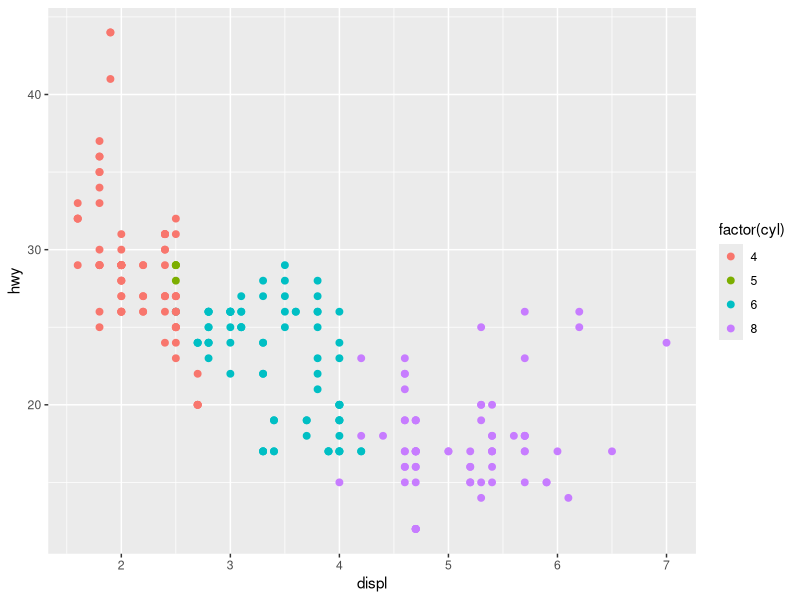
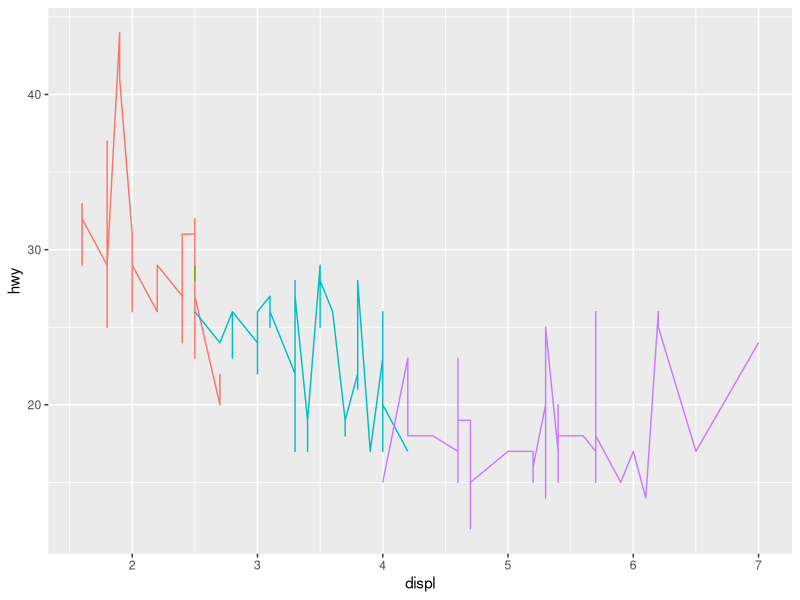
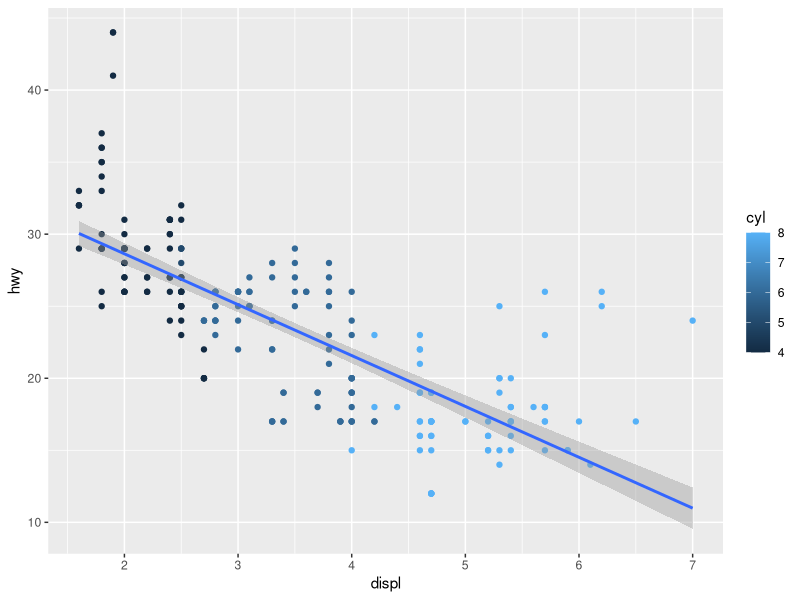
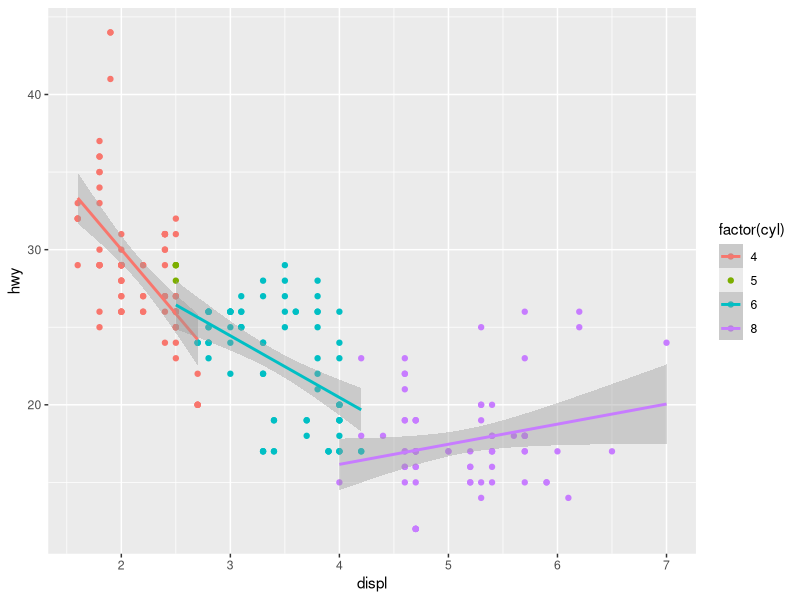
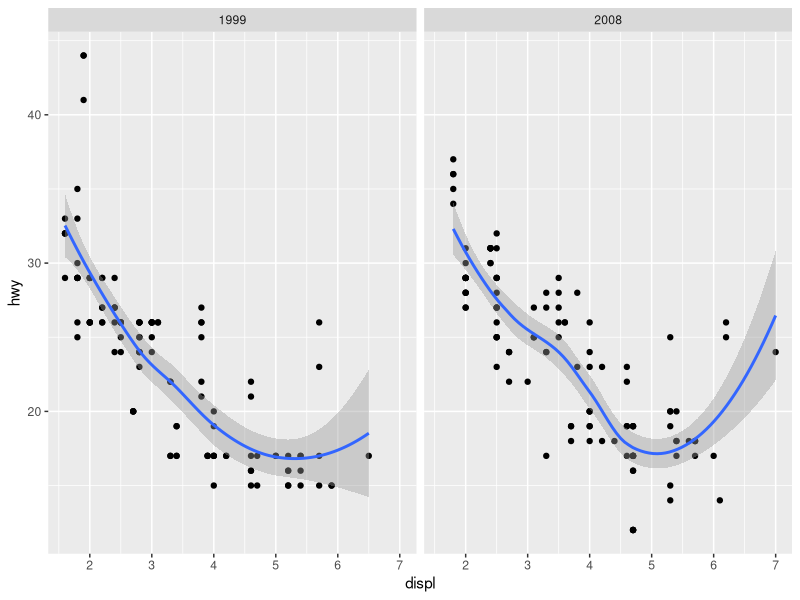
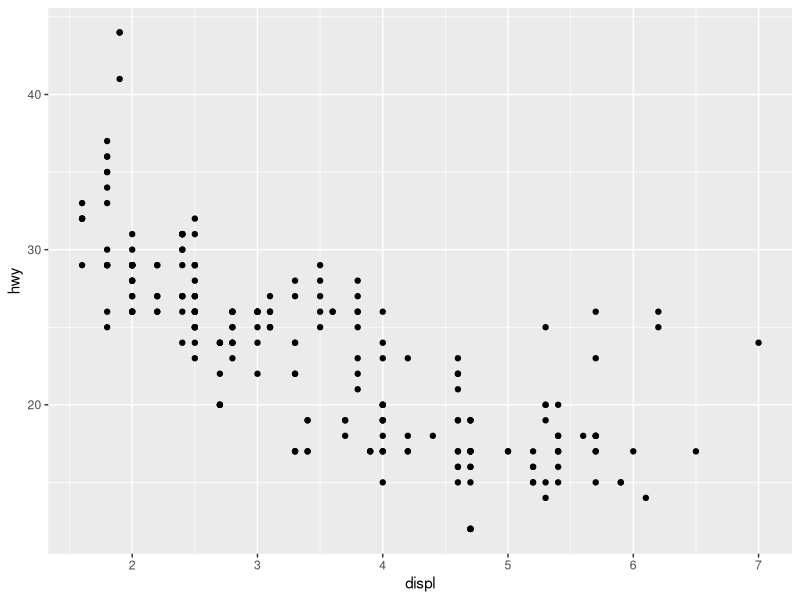
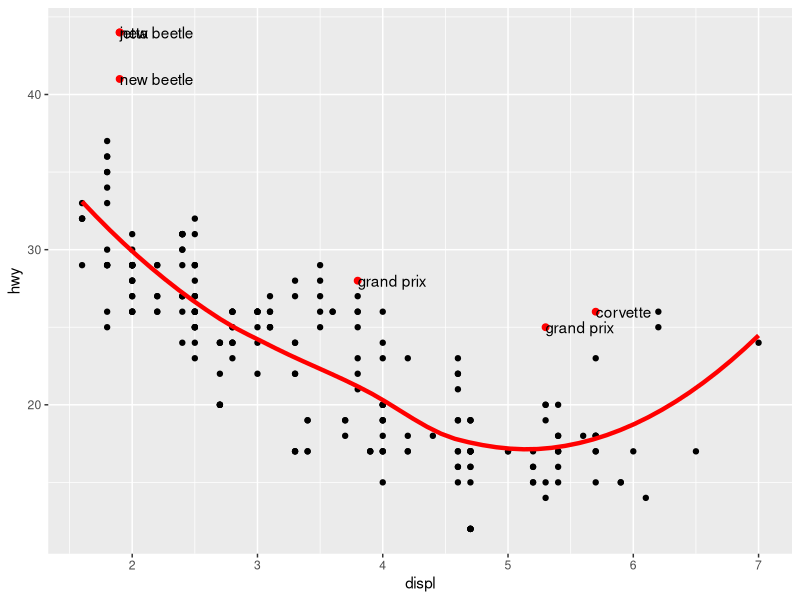
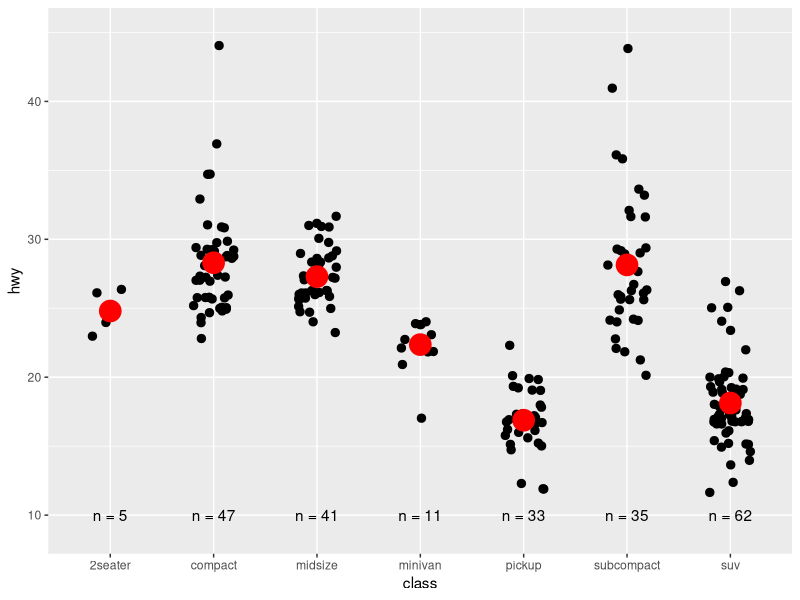

Write R code to recreate these figures, in order.
#Chapter 10: Mastering the Grammar
library(tidyverse)
library(dplyr)
library(ggplot2)

#Building a Scatterplot
ggplot(data = mpg, aes(x = displ, y = hwy, colour = factor(cyl))) +
  geom_point(size = 2)

new_df <- data.frame(x = c(1.8, 1.8, 2.0, 2.0, 2.8, 2.8, 3.1, 1.8),
                     y = c(29, 29, 31, 30, 26, 26, 27, 26),
                     colour = c(4, 4, 4, 4, 6, 6, 6, 4))
ggplot(data = mpg, aes(x = displ, y = hwy, colour = factor(cyl))) +
  geom_line() +
  theme(legend.position = "none")


#Overlaying multiple geoms
ggplot(data = mpg, aes(x = displ, y = hwy, colour = cyl)) +
  geom_point() +
  geom_smooth(method = "lm")

#Note the effect of factor
ggplot(data = mpg, aes(x = displ, y = hwy, colour = factor(cyl))) +
  geom_point() +
  geom_smooth(method = "lm")


#10.3 Adding complexity

ggplot(data = mpg, aes(x = displ, y = hwy)) +
  geom_point() +
  geom_smooth() +
  facet_wrap(~year)

#11 Build a plot layer by layer
#Each layer can come from a different dataset and have a different aesthetic
#mapping, making it possible to create sophisticated plots that display data
#from multiple sources
p <- ggplot(data = mpg, aes(x = displ, y = hwy))

#Addign a layer
p +geom_point()

data(mpg)
mod <- loess(hwy ~ displ, data = mpg)
grid <- tibble(seq(from = min(mpg$displ), to = max(mpg$displ), length.out = 50))
names(grid) <- c("displ")
grid$hwy <- predict(mod, newdata = grid)


mpg$std_resid <- resid(mod)/mod$s
outlier <- mpg %>%
  subset(abs(std_resid) > 2)

p + geom_point() +
  geom_line(data = grid, colour = "red", size = 1.5) +
  geom_point(data = outlier, aes(x = displ, y = hwy), size = 2, colour = "red") +
  geom_text(data = outlier, aes(label = model), hjust = "left")
#Note: do not pass size and color into aes() mapping


class <- mpg %>%
  group_by(class) %>%
  summarise(n = n(), hwy = mean(hwy))


#Exercise 11.3.1.2
ggplot(data = class, aes(x = class, y = hwy)) +
  geom_jitter(data = mpg, aes(x = class, y = hwy), width = 0.2, size = 2.5) +
  geom_point(data = class, aes(x = class, y = hwy), colour = "red", size = 7) +
  geom_text(y = 10, aes(label = paste0("n = ", n))) +
  ylim(9,45)
  
#Aesthetic Mappings
ggplot(data = mpg, aes(x = displ, y = hwy, colour = class)) +
  geom_point() +
  geom_smooth(method = "lm", se = FALSE) +
  theme(legend.position = "none")


ggplot(data = mpg, aes(x = displ, y = hwy)) +
  geom_point(aes(colour = class)) +
  geom_smooth(method = "lm", se = FALSE) +
  theme(legend.position = "none")


#Setting colour within and outside the aes
ggplot(data = mpg, aes(x = cty, y = hwy)) +
  geom_point(colour = "darkblue")

#vs
ggplot(data = mpg, aes(x = cty, y = hwy)) +
  geom_point(aes(colour = "darkblue")) +
  theme(legend.position = "none")
  
#You can fix this with scale_colour_identity
ggplot(data = mpg, aes(x = cty, y = hwy)) +
  geom_point(aes(colour = "darkblue")) +
  theme(legend.position = "none") + 
  scale_color_identity()

ggplot(data = mpg, aes(x = displ, y = hwy)) +
  geom_point() +
  geom_smooth(aes(colour = "loess"), method = "loess", se = FALSE) +
  geom_smooth(aes(colour = "lm"), method = lm, se = FALSE)


#11.5 Geoms
# - Graphical Primitives 
#geom_point():points
#geom_path(): paths
#geom_ribbon(): ribbons
#geom_segment():a line segment
#geom_rect(): rectangles
#geom_polygon(): fillled polygons
#geom_text(): text


# - One variable
##Discrete: geom_bar() - display distribution of discrete variable
##Continuous: geom_histogram()
#geom_density()
#geom_dotplot()
#geom_freqpoly()


# - Two variables
## Both continuous
#geom_point(): scatterplot
#geom_quantile(): smoothed quantile regression
#geom_rug(): marginal rug plots
#geom_smooth(): smoothed line of best fit
#geom_text(): text labels

#Show distribution
#geom_bin2d(): bin into rectangles and count
ggplot(data = mpg, aes(x = displ, y = hwy)) +
  geom_bin2d()

#geom_density2d(): smoothed 2d density estimate
ggplot(data = mpg, aes(x = displ, y = hwy)) +
  geom_density_2d()

#geom_hex()
ggplot(data = mpg, aes(x = displ, y = hwy)) +
  geom_hex()

#Atleast one discrete
#geom_count(): count number of point at distinct locations
ggplot(data = mpg, aes(x = class, y = hwy)) +
  geom_count()
#geom_jitter(): randomly jitter overlapping points
ggplot(data = mpg, aes(x = class, y = hwy)) +
  geom_jitter(width = 0.25)


#One continuous, one discrete
#geom_bar(stat = "identity")
ggplot(data = mpg, aes(x = class, y = hwy)) +
  geom_bar(stat = "identity")

#geom_boxplot
ggplot(data = mpg, aes(x = class, y = hwy)) +
  geom_boxplot()

#geom_violin
ggplot(data = mpg, aes(x = class, y = hwy)) +
  geom_violin()

#One time, one continuous
#geom_area(): area plot
#geom_line(): line plot
#geom_step(): step plot

#Display uncertainty
range_mpg <- mpg %>%
  group_by(class) %>%
  summarise(minimum = min(hwy), maximum = max(hwy), average = mean(hwy))

#geom_crossbar
ggplot(data = range_mpg, aes(x = class, y = average, colour = class)) +
  geom_crossbar(aes(ymin = minimum, ymax = maximum))

#geom_errorbar
ggplot(data = range_mpg, aes(x = class, y = average, colour = class)) +
  geom_errorbar(aes(ymin = minimum, ymax = maximum)) +
  theme(legend.position = "none")

#geom_linerange()
ggplot(data = range_mpg, aes(x = class, y = average, colour = class)) +
  geom_linerange(aes(ymin = minimum, ymax = maximum)) +
  theme(legend.position = "none")

#geom_pointrange()
ggplot(data = range_mpg, aes(x = class, y = average, colour = class)) +
  geom_pointrange(aes(ymin = minimum, ymax = maximum)) +
  theme(legend.position = "none")

#11.6 Stats
#stat_ecdf(): compute an empirical cumulative distribution plot
#stat_function(): compute y values from a function of x values
#stat_summary(): summarise y values at distinct x values
#stat summary 2d(), stat_summary_hex(): summarise binned values
#stat_qq(): perform calculations for a quantile-quantile plot
#stat_spoke(): convert angle and radius to position
#stat_unique(): remove duplicated rows
ggplot(data = mpg, aes(x = class, y = cty)) +
  geom_point() +
  geom_point(stat = "summary", fun = "median", colour = "red", size = 6)


##11.6.1 Generated variables
ggplot(data = diamonds, aes(price)) +
  geom_histogram(binwidth = 500)

ggplot(data = diamonds, aes(price)) +
  geom_histogram(aes(y = after_stat(density)), binwidth = 500)

#Its BETTER to compare distribution of multiple groups that have different sizes.
#Because this way, we standardise each group to take the same area

#Do NOT compare using this
ggplot(data = diamonds, aes(x = price, colour = cut)) +
  geom_freqpoly(binwidth = 500)

#BUT DO THIS:
ggplot(data = diamonds, aes(x = price, colour = cut)) +
  geom_freqpoly(aes(y = after_stat(density)), binwidth = 500)

#The results are pretty surprising as low quality diamonds seem to be more expensive on average

#Position adjustments
d_plot <- ggplot(data = diamonds, aes(x = color, fill = cut))
d_plot + geom_bar()
#position_stack(): stacking overlapping bars(or areas) on top of each other
#the geom_bar is the default for bars, so 'geom_bar()'
#is equivalent to 'geom-bar(position = "stack")'

#position_fill(): stack overlapping bars, scaling so the top is always at 1.
d_plot + geom_bar(position = "fill")

#position_dodge(): place overlapping bars(or boxplots) side by side
d_plot + geom_bar(position = "dodge")

#for bosplots
ggplot(data = diamonds, aes(x = color, y = price, colour = cut)) +
  geom_boxplot()



















































































